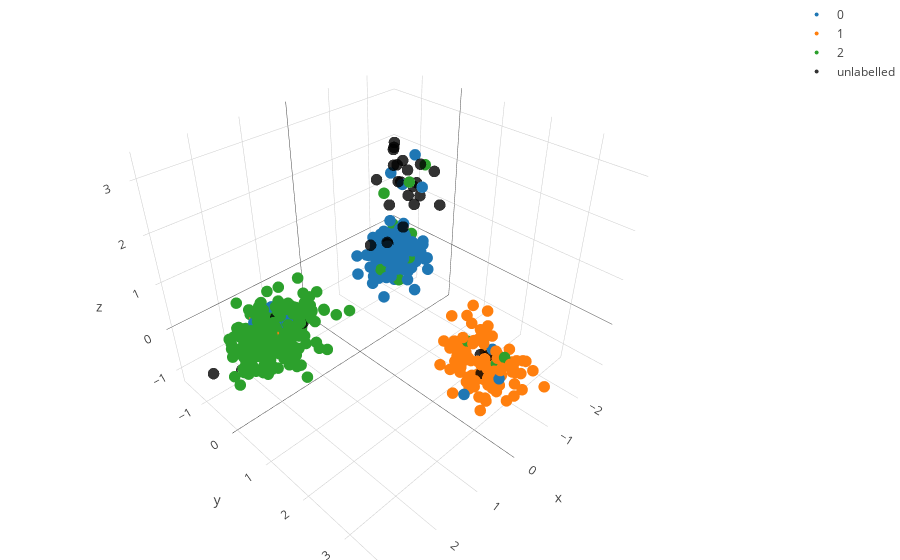

The notebook cell saved with this chart:
### Code cell
# Plot the results
## Reference populations
fig_data= [go.Scatter3d(
        x = features[[x for x in range(sum(Sizes)) if label_vector[x] == i],0],
        y = features[[x for x in range(sum(Sizes)) if label_vector[x] == i],1],
        z = features[[x for x in range(sum(Sizes)) if label_vector[x] == i],2],
        mode= "markers",
        marker= {
        'line': {'width': 0},
        'size': 4,
        'symbol': 'circle',
      "opacity": 1
      },
      name= str(i)
    ) for i in labels]


## Incognita:
admx_t= [y for y in it.chain(*admixed.values())] 
admx_t= np.array(admx_t)
admx_t= pca.transform(admx_t)

fig_data.append(
    go.Scatter3d(
        x = admx_t[:,0],
        y = admx_t[:,1],
        z = admx_t[:,2],
        mode= "markers",
        marker= {
        'color':'rgb(0,0,0)',
        'line': {'width': 0},
        'size': 4,
        'symbol': 'circle',
      "opacity": .8
      },
      name= 'unlabelled'
    ))


layout = go.Layout(
    margin=dict(
        l=0,
        r=0,
        b=0,
        t=0
    )
)

fig = go.Figure(data=fig_data, layout=layout)
iplot(fig)
